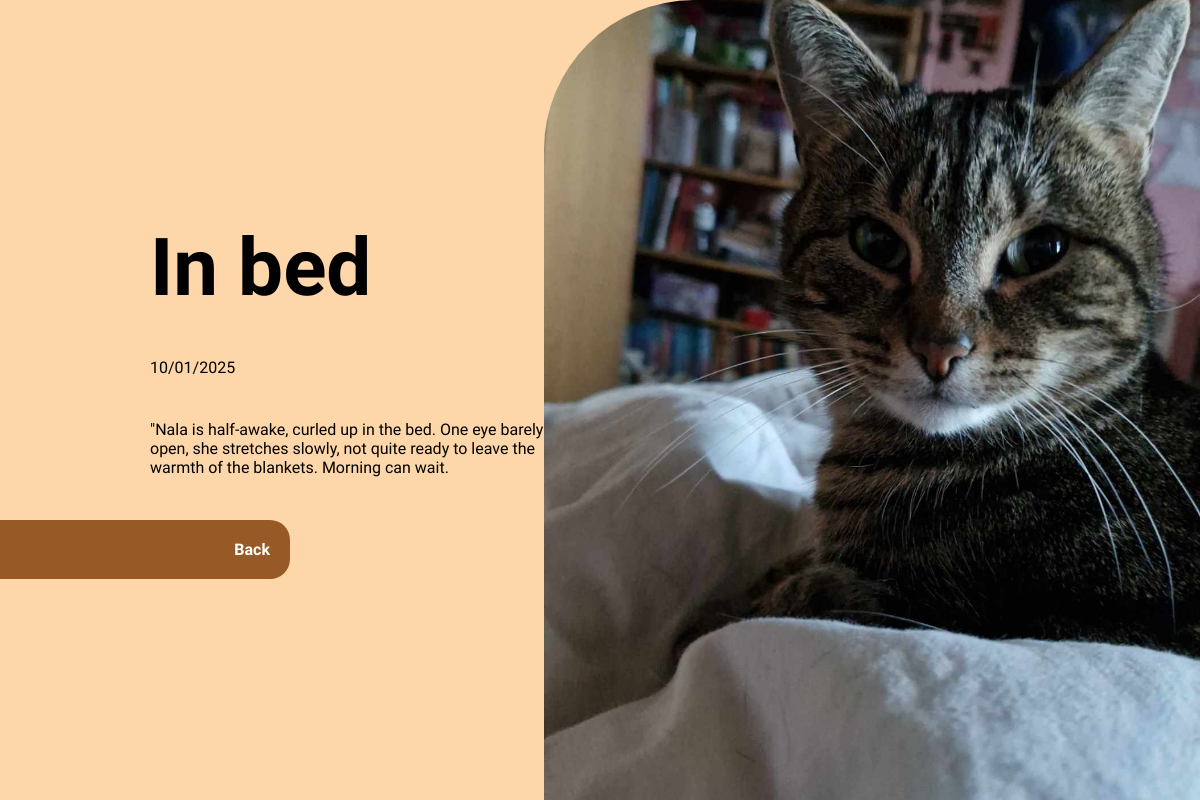
Screenshot of /infos.php?id=5 with the database file from the repository.
### tables this page shows
CREATE TABLE IF NOT EXISTS `infos` (
  `id` int NOT NULL AUTO_INCREMENT,
  `photo` varchar(100) NOT NULL,
  `titre` varchar(100) NOT NULL,
  `date` date NOT NULL,
  `description` varchar(255) NOT NULL,
  PRIMARY KEY (`id`)
);

### infos.php (the view, shortened to what this page needs)
<?php
    require "connexion.php";
    if(isset($_GET['id']) AND is_numeric($_GET['id']))
    {
        $id =htmlspecialchars($_GET['id']);
    }else{
        header("LOCATION:index.php");
        exit();
    }
    $req = $bdd ->prepare ("SELECT titre, photo,DATE_FORMAT(date,'%d/%m/%Y') as mydate,description FROM infos WHERE id=?");
    $req ->execute([$id]);
    $don = $req->fetch(PDO::FETCH_ASSOC);
?>
<!DOCTYPE html>
<html lang="en">
<head>
    <link rel="stylesheet" href="style.css">
</head>
<body>
    <div class="slide" id="infos">
        <div class="containinfo">
            <h2>
                <?= $don['titre'] ?>
            </h2>
            <div class="date">
            <?= $don['mydate'] ?>
            </div>
            <p>
                <?= $don['description'] ?>
            </p>
            <a href="index.php">Back</a>
        </div>
        <div class="photo">
            <img src="images/<?= ($don['photo']) ?>" alt="image de  <?= ($don['titre'])?>">
        </div>
    </div>
</body>
</html>

### style.css (style rules this page uses)
* { margin: 0; padding: 0; font-family: "Tuffy", sans-serif; scroll-behavior: smooth; }
body { background-color: rgb(255, 255, 255); }
.slide { width: 100%; min-height: 100vh; display: flex; justify-content: center; align-items: center; }
#infos { background-color: rgb(253, 214, 169); justify-content: space-between; object-fit: contain; overflow-y: hidden; height: 100vh; }
.photo { width:800px; height: 100%; object-fit: cover; overflow: hidden; border-top-left-radius: 150px; align-self: flex-end; }
.photo img { width: 100%; height: 100%; object-position: center; object-fit: cover; }
.containinfo { width: 40%; margin-left: 150px; justify-content: space-around; display: flex; flex-direction: column; height: 400px; }
.containinfo h2 { font-size: 80px; }
.containinfo a { text-decoration: none; color: white; background-color: rgb(151, 89, 38); padding: 20px; width: 250px; margin-left: -150px; display: flex; justify-content: flex-end; font-weight: bolder; border-top-right-radius: 20px ; border-bottom-right-radius: 20px ; transition: all 1s; }

### rows the page displays
infos: titre "In bed", description "\"Nala is half-awake, curled up in the bed. One eye barely open, she stretches slowly, not quite ready to leave the warmth of the blankets. Morning can wait.", photo (picture)

### other values shown
$don['mydate'] "10/01/2025"
